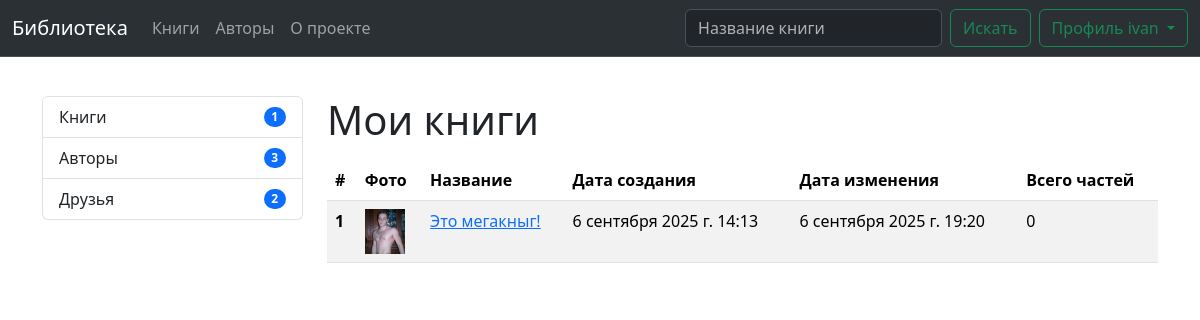
/userinfo/books/ (signed in), run on an earlier commit of the app's database.
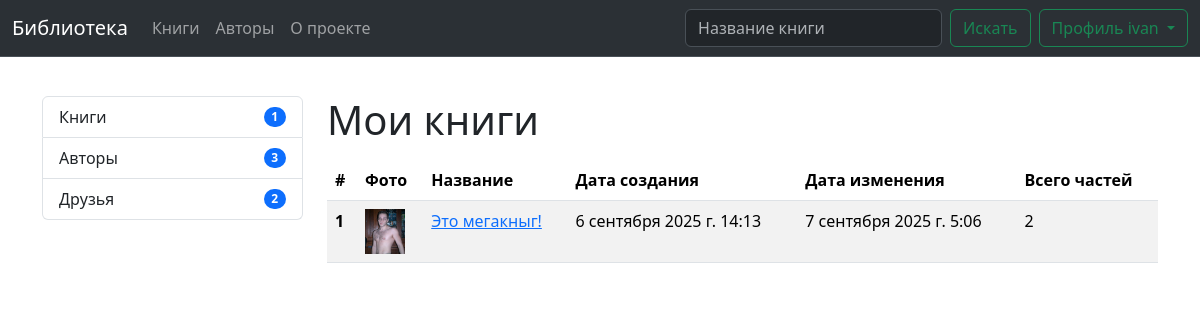
And on a later commit of the database.
### library/models.py (models this page shows, shortened)
class Book(models.Model):
    title = models.CharField(max_length=250, unique=True)
    author = models.ForeignKey(User, on_delete=models.DO_NOTHING)
    description = HTMLField(null=True, blank=True)
    image = models.ImageField(null=True, blank=True, upload_to='books/')
    parts_num = models.PositiveIntegerField(default=0)
    isFinished = models.BooleanField(default=False)
    isShared = models.BooleanField(default=True)
    created_at = models.DateTimeField(auto_now_add=True)
    updated_at = models.DateTimeField(auto_now=True)

### userinfo/views.py (the view)
# urls.py: path('books/', UserBooksView.as_view(), name='user-books'),
class UserBooksView(LoginRequiredMixin, View):
    def get(self, req):
        return render(req, 'userinfo/books.html')

### library/context_processors.py (called while the page is built)
def menu_data(request):
    return {
        'authors_count': Profile.objects.filter(isAuthor=True).count(),
        'friends_count': request.user.profile.friends.count() if request.user.is_authenticated and hasattr(request.user, 'profile') else 0,
        'requests_count': request.user.profile.friends_request_to_me.count() if request.user.is_authenticated and hasattr(request.user, 'profile') else 0,
        'books_count': Book.objects.all().count(),
    }

### users/models.py (called while the page is built)
    @property
    def friends(self):
        sent = FriendRequest.objects.filter(from_user=self, accepted=True).values_list('to_user', flat=True)
        received = FriendRequest.objects.filter(to_user=self, accepted=True).values_list('from_user', flat=True)
        friend_ids = list(sent) + list(received)
        return Profile.objects.filter(id__in=friend_ids)

    @property
    def friends_request_to_me(self):
        received = FriendRequest.objects.filter(to_user=self, accepted=False).values_list('from_user', flat=True)
        request_ids = list(received)
        return Profile.objects.filter(id__in=request_ids)

### userinfo/templates/userinfo/books.html (shortened to what this page needs)
{% extends 'base-user.html' %}
{% block meta %}
    <link href="https://use.fontawesome.com/releases/v6.1.1/css/all.css" rel="stylesheet">
{% endblock %}
{% block main %}
    <h1 class="mt-4">Мои книги</h1>
    {% if user.book_set.all|length > 0 %}
    <table class="table table-striped mt-3">
      <thead>
        <tr>
          <th scope="col">#</th>
          <th scope="col">Фото</th>
          <th scope="col">Название</th>
          <th scope="col">Дата создания</th>
          <th scope="col">Дата изменения</th>
          <th scope="col">Всего частей</th>
        </tr>
      </thead>
      <tbody>
      {% for i in user.book_set.all %}
        <tr>
          <th scope="row">{{ forloop.counter }}</th>
          <td>
              {% if i.image %}
                  <img src="{{ i.image.url }}" alt="img" width="40">
              {% else %}
                <i class="fa-solid fa-image" style="font-size: 40px"></i>
              {% endif %}
          </td>
          <td>
            <a href="{% url 'library:book_details' i.pk %}">{{ i.title }}</a>
          </td>
          <td>{{ i.created_at }}</td>
          <td>{{ i.updated_at }}</td>
          <td>{{ i.parts_num }}</td>
        </tr>
      {% endfor %}
      </tbody>
    </table>
    {% else %}
        <p>Список пуст...</p>
    {% endif %}
{% endblock %}

What changed in the data, as far as the page shows it:
changed Book "Это мегакныг!": updated_at "6 сентября 2025 г. 19:20" → "7 сентября 2025 г. 5:06"; parts_num "0" → "2"
